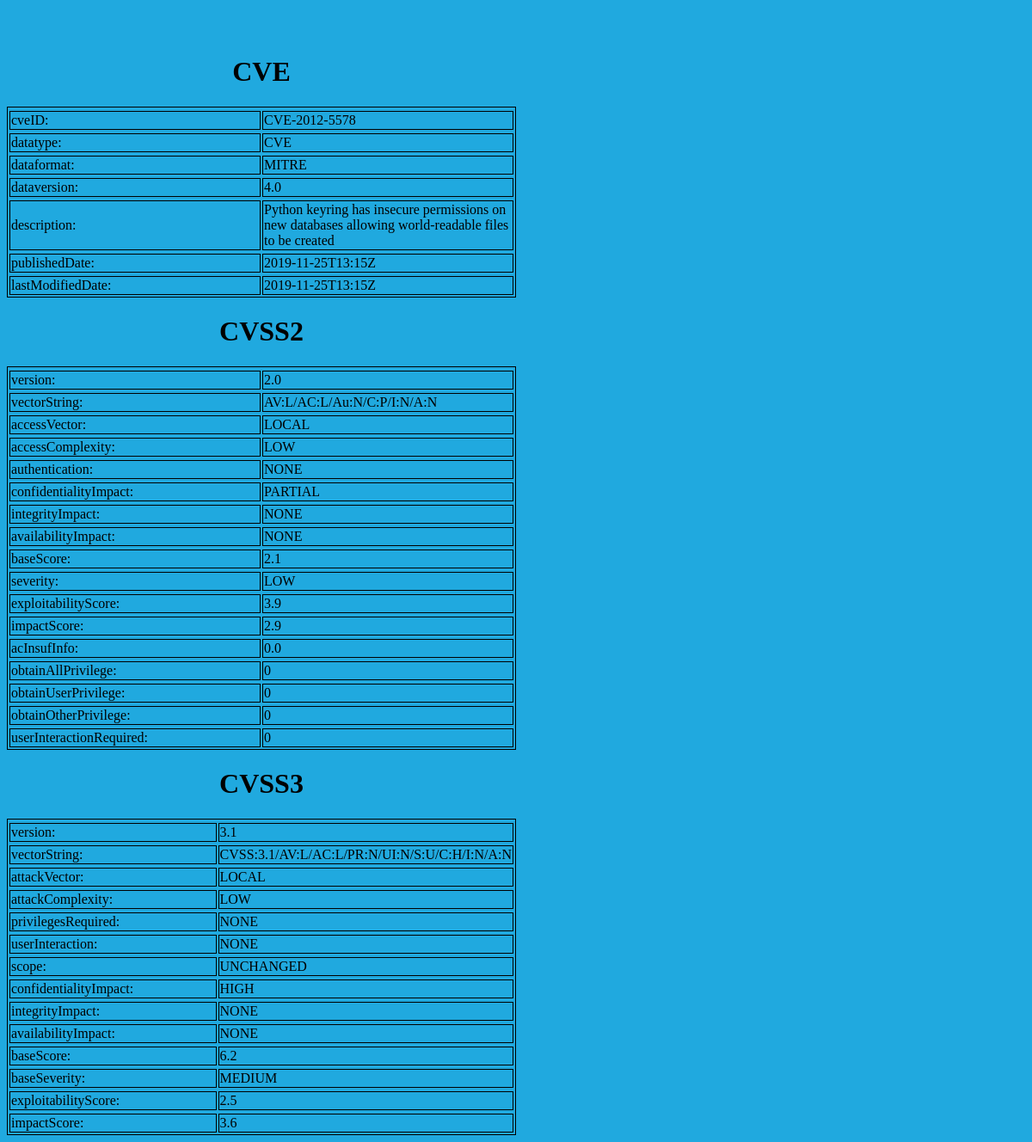
Screenshot of /item/CVE-2012-5578 with the database file from the repository.
### tables this page shows
CREATE TABLE AllCVE (
   cveID varchar(20) NOT NULL,
   datatype varchar(5) NOT NULL,
   dataformat varchar(5) NOT NULL,
   dataversion float NOT NULL,
   description text,
   publishedDate date,
   lastModifiedDate date
);

CREATE TABLE CVSS2 (
cveID varchar(20) NOT NULL,
version float,
vectorString varchar(50),
accessVector varchar(20),
accessComplexity varchar(10),
authentication varchar(10),
confidentialityImpact varchar(20),
integrityImpact varchar(20),
availabilityImpact varchar(20),
baseScore float,
severity varchar(10),
exploitabilityScore float,
impactScore float,
acInsufInfo float,
obtainAllPrivilege bool,
obtainUserPrivilege bool,
obtainOtherPrivilege bool,
userInteractionRequired bool);

CREATE TABLE CVSS3 (
    cveID varchar(20) NOT NULL,
    version float,
    vectorString varchar(50),
    attackVector  varchar(20),
    attackComplexity varchar(10),
    privilegesRequired varchar(10),
    userInteraction varchar(10),
    scope varchar(10),
    confidentialityImpact varchar(10),
    integrityImpact varchar(10),
    availabilityImpact varchar(10),
    baseScore float,
    baseSeverity varchar(10),
    exploitabilityScore float,
    impactScore float
);

### app.py (the view)
@app.route('/item/<string:CVEID>')
def single_item(CVEID):
    rowCVE = dbmanager.getCVEData(CVEID)
    rowCVSS2 = dbmanager.getCVSS2Data(CVEID)
    rowCVSS3 = dbmanager.getCVSS3Data(CVEID)
    return render_template('cvedetail.html',rowCVSS2=rowCVSS2,rowCVE=rowCVE,rowCVSS3=rowCVSS3)

### managedb.py (called while the page is built)
    def getCVEData(self,cveid):
        sqlquery = "SELECT * FROM ALLCVE where cveID =?"
        try:
            self.cur.execute(sqlquery,(cveid,))
            self.cur.row_factory = lambda cursor, row: {'cveID': row[0],'datatype':row[1],'dataformat':row[2],
                                                        'dataversion':row[3],'description' : row[4],
                                                        'publishedDate':row[5],'lastModifiedDate':row[5]}
            rows = self.cur.fetchone()
            return rows
        except sqlite3.Error as e:
            print(e)

### templates/cvedetail.html
<html>
    <head>
        <link rel="stylesheet" type="text/css" href="/static/style.css">
    </head>
    <body>
        <br/><br/>
        <table>
            <caption><h1>CVE</h1></caption>
            <tbody>
                {% for key,value in rowCVE.items()%}
                <tr>
                 <tr><td>{{ key }}:</td><td>{{ value }}</td></tr>
                </tr>
             {% endfor %}
            </tbody>
        </table>
        <table>
            <caption><h1>CVSS2</h1></caption>
            <tbody>
                {% for key,value in rowCVSS2.items()%}
                <tr>
                <tr><td>{{ key }}:</td><td>{{ value }}</td></tr>
                </tr>
                {% endfor %}
            </tbody>
        </table>
        <table>
            <caption><h1>CVSS3</h1></caption>
            <tbody>
                {% for key,value in rowCVSS3.items()%}
                <tr>
                <tr><td>{{ key }}:</td><td>{{ value }}</td></tr>
                </tr>
                {% endfor %}
            </tbody>
        </table>
    </body>
</html>

### static/style.css (style rules this page uses)
body { background-color: rgb(32, 169, 223); }
table, th, td { border: 1px solid black; width: 50%; }

### rows the page displays
AllCVE: key "cveID", cveID "CVE-2012-5578", key "datatype", datatype "CVE", key "dataformat", dataformat "MITRE", key "dataversion", dataversion "4.0", key "description", description "Python keyring has insecure permissions on new databases allowing world-readable files to be created", key "publishedDate", publishedDate "2019-11-25T13:15Z", key "lastModifiedDate"
CVSS2: key "version", version "2.0", key "vectorString", vectorString "AV:L/AC:L/Au:N/C:P/I:N/A:N", key "accessVector", accessVector "LOCAL", key "accessComplexity", accessComplexity "LOW", key "authentication", authentication "NONE", key "confidentialityImpact", confidentialityImpact "PARTIAL", key "integrityImpact", integrityImpact "NONE", key "availabilityImpact", availabilityImpact "NONE", key "baseScore", baseScore "2.1", key "severity", severity "LOW", key "exploitabilityScore", exploitabilityScore "3.9", key "impactScore", impactScore "2.9", key "acInsufInfo", acInsufInfo "0.0"
CVSS3: key "version", version "3.1", key "vectorString", vectorString "CVSS:3.1/AV:L/AC:L/PR:N/UI:N/S:U/C:H/I:N/A:N", key "attackVector", attackVector "LOCAL", key "attackComplexity", attackComplexity "LOW", key "privilegesRequired", privilegesRequired "NONE", key "userInteraction", userInteraction "NONE", key "scope", scope "UNCHANGED", key "confidentialityImpact", confidentialityImpact "HIGH", key "integrityImpact", integrityImpact "NONE", key "availabilityImpact", availabilityImpact "NONE", key "baseScore", baseScore "6.2", key "baseSeverity", baseSeverity "MEDIUM", key "exploitabilityScore", exploitabilityScore "2.5", key "impactScore", impactScore "3.6"

### other values shown
{{ key }} "obtainAllPrivilege" "obtainUserPrivilege" "obtainOtherPrivilege" "userInteractionRequired"
{{ value }} "0" "0" "0" "0"
